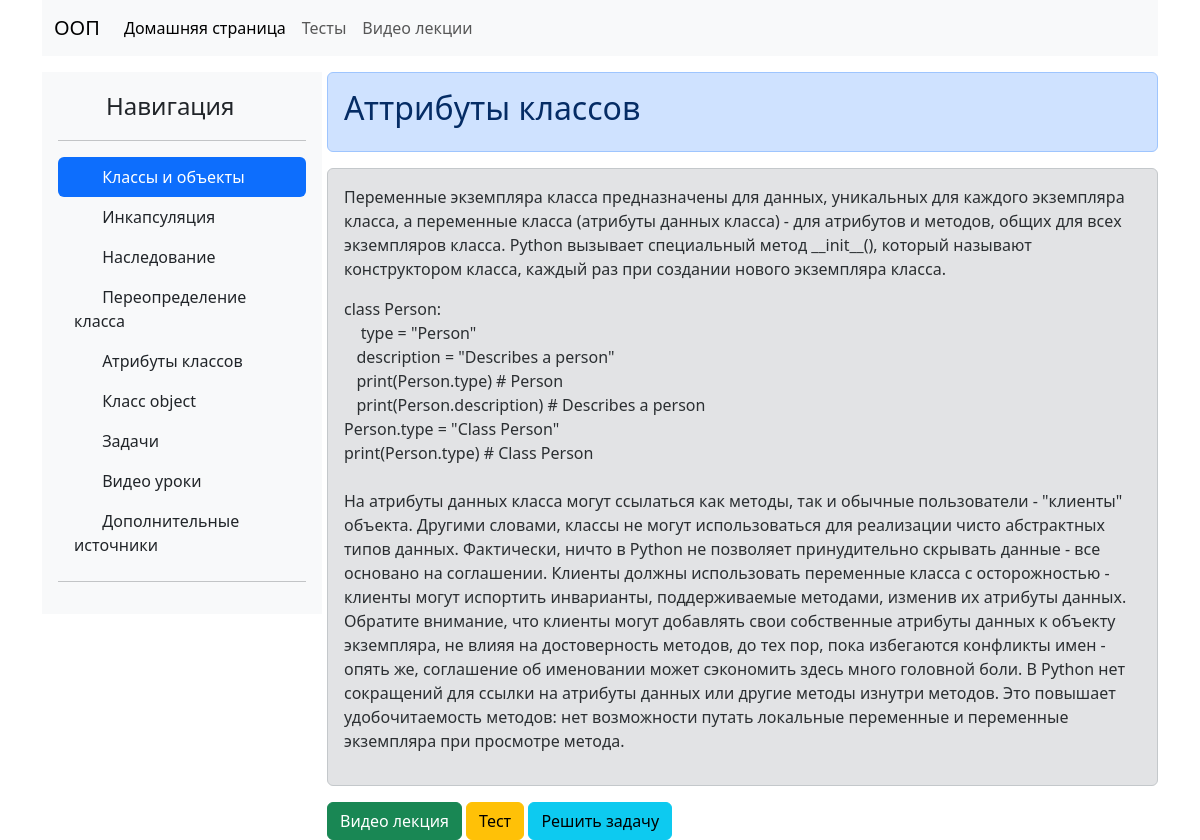
The app's page //class_attributes with its own data.
### oopBook/models.py (models this page shows, shortened)
class Topics(models.Model):
    name = models.CharField(max_length=50)
    short_description = models.TextField()
    large_description = models.TextField()

### oopBook/views.py (the view)
# urls.py: path('/class_attributes', views.class_attributes, name = 'class_attributes'),
def class_attributes(request) :
    context = {
        "attributes" : Topics.objects.filter(name = 'Аттрибуты классов')
    }
    return render(request, 'oopBook/class_attributes.html', context)

### oopBook/templates/oopBook/class_attributes.html (shortened to what this page needs)
{% extends 'oopBook/base.html' %}
{% block content %}
    {% for project in attributes %}
        <div class="alert alert-primary" role="alert">
            <h2>{{ project.name }}</h2>
        </div>
        <div class="alert alert-secondary" role="alert">
            <p>{{ project.short_description }}</p>
        <p>
            class Person:
            <br>
            &nbsp;&nbsp;&nbsp; type = "Person"
            <br>
            &nbsp;&nbsp;&nbsp;description = "Describes a person"
            <br>
            &nbsp;&nbsp;&nbsp;print(Person.type)          # Person
            <br>
            &nbsp;&nbsp;&nbsp;print(Person.description)   # Describes a person
            <br>
            Person.type = "Class Person"
            <br>
            print(Person.type)          # Class Person
            <br>
            <br>
            {{ project.large_description }}
        </p>
        </div>
        <a class="btn btn-success" href="{% url 'video_lessons' %}" role="button">Видео лекция</a>
        <a class="btn btn-warning" href="{% url 'tests' %}" role="button">Тест</a>
        <a class="btn btn-info" href="{% url 'tasks' %}" role="button">Решить задачу</a>
    {% endfor %}
{% endblock %}

### records on screen
Topics: name "Аттрибуты классов", short_description "Переменные экземпляра класса предназначены для данных, уникальных для каждого экземпляра класса, а переменные класса (атрибуты данных класса) - для атрибутов и методов, общих для всех экземпляров класса. Python вызывает специальный метод __init__(), который называют конструктором класса, каждый раз при создании нового экземпляра класса.", large_description "На атрибуты данных класса могут ссылаться как методы, так и обычные пользователи - \"клиенты\" объекта. Другими словами, классы не могут использоваться для реализации чисто абстрактных типов данных. Фактически, ничто в Python не позволяет принудительно скрывать данные - все основано на соглашении. Клиенты должны использовать переменные класса с осторожностью - клиенты могут испортить инварианты, поддерживаемые методами, изменив их атрибуты данных. Обратите внимание, что клиенты могут добавлять свои собственные атрибуты данных к объекту экземпляра, не влияя на достоверность методов, до тех пор, пока избегаются конфликты имен - опять же, соглашение об именовании может сэкономить здесь много…"
